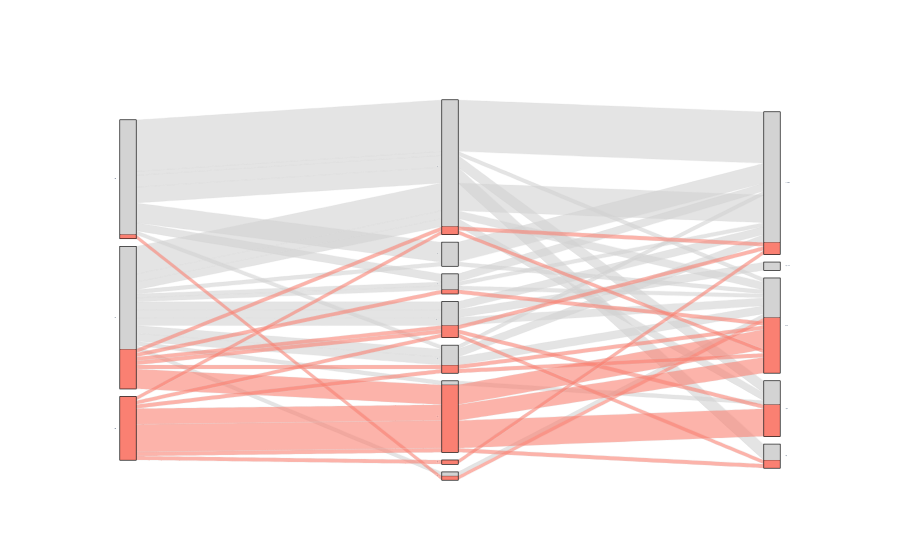

This figure's notebook cell:
### Code cell
# Link eqm dataframe with whether a study defined equity or not
# All studies with equity metrics do this
# Not always the case for non-equity metrics even
# if they say results have equity implications
eq_defs = dict(zip(sub_papers['doi'],
                   sub_papers['equity_defined_cat']))
eqm['eq_d'] = eqm['doi'].map(eq_defs)

eqm['eq_fair'] = 'Unclear'
eqm.loc[eqm['eq_d'] == 2,
        'eq_fair'] = 'Env. Justice'
eqm.loc[eqm['eq_d'] == 3,
        'eq_fair'] = 'Dist. Justice'

eqm['whom_dist_p'] = eqm['whom_dist'].copy()
eqm.loc[eqm['whom_dist'] == 'Zip Codes',
        'whom_dist_p'] = 'Small Census Areas'
eqm.loc[eqm['whom_dist'] == 'County',
        'whom_dist_p'] = 'Large Areas'

# 1) Equity in what
# 2) Equity for whom
# 3) Equity why
# Color by ethically grounded
import plotly.graph_objects as go


# Create dimensions
def_dim = go.parcats.Dimension(
    values=eqm['eq_fair'],
)

what_dim = go.parcats.Dimension(
    values=eqm['what_dist'].str[-3:],
)

whom_dim = go.parcats.Dimension(
    values=eqm['whom_dist_p'],
)


# Create parcats trace
color = np.where(eqm['meas_scale'] != 'Yes',
                  0, 1)
colorscale = [[0, '#D3D3D3'], [1, 'salmon']]

fig = go.Figure(data = [go.Parcats(dimensions=[def_dim,
                                               what_dim,
                                               whom_dim],
        line={'color': color,
              'colorscale': colorscale},
        hoveron='color', hoverinfo='count',
        tickfont={'size': 1, 'family': 'Times'},
        arrangement='freeform')]
              )
fig.update_layout(
    autosize=True)

fig.show()

### Figure 1 — Plotly figure (JSON) as saved in the notebook; plotly's stock layout.template omitted (floating-point values rounded to 4 significant figures)
{"data": [{"arrangement": "freeform", "dimensions": [{"values": ["Env. Justice", "Env. Justice", "Env. Justice", "Env. Justice", "Env. Justice", "Env. Justice", "Unclear", "Unclear", "Unclear", "Unclear", "Unclear", "Unclear", "Unclear", "Unclear", "Unclear", "Unclear", "Unclear", "Unclear", "Env. Justice", "Env. Justice", "Env. Justice", "Env. Justice", "Unclear", "Unclear", "Env. Justice", "Env. Justice", "Unclear", "Dist. Justice", "Dist. Justice", "Dist. Justice", "Dist. Justice", "Dist. Justice", "Dist. Justice", "Dist. Justice", "Env. Justice", "Env. Justice", "Unclear", "Dist. Justice", "Dist. Justice", "Unclear", "Dist. Justice", "Dist. Justice", "Dist. Justice", "Dist. Justice", "Dist. Justice", "Dist. Justice", "Unclear", "Unclear", "Unclear", "Unclear", "Env. Justice", "Unclear", "Env. Justice", "Env. Justice", "Dist. Justice", "Env. Justice", "Env. Justice", "Env. Justice", "Env. Justice", "Env. Justice", "Unclear", "Env. Justice", "Env. Justice", "Env. Justice", "Env. Justice", "Unclear", "Unclear", "Unclear", "Unclear", "Unclear", "Unclear", "Unclear", "Env. Justice", "Env. Justice", "Env. Justice", "Unclear", "Unclear", "Unclear", "Unclear", "Unclear", "Env. Justice", "Unclear"]}, {"values": ["ure", "nts", "nts", "ity", "nts", "ure", "isk", "isk", "isk", "isk", "ity", "isk", "ure", "ure", "ery", "isk", "ure", "its", "ure", "ure", "ure", "ure", "ure", "its", "ure", "ure", "isk", "its", "its", "its", "its", "its", "its", "its", "ure", "ure", "its", "ure", "ery", "ity", "isk", "its", "its", "its", "its", "its", "ity", "its", "its", "ery", "ure", "ery", "ery", "ity", "ing", "ure", "ure", "ure", "ure", "ure", "ure", "ure", "ure", "ure", "ure", "isk", "its", "ery", "ery", "ure", "ure", "ure", "nts", "ure", "nts", "ure", "ure", "act", "ure", "ure", "act", "nts"]}, {"values": ["Small Census Areas", "Small Census Areas", "Small Census Areas", "Small Census Areas", "Small Census Areas", "Small Census Areas", "Neighborhood", "Individuals", "Neighborhood", "Individuals", "Small Census Areas", "Small Census Areas", "Large Areas", "Small Census Areas", "Individuals", "Small Census Areas", "Individuals", "Individuals", "Regions", "Regions", "Large Areas", "Small Census Areas", "Small Census Areas", "Individuals", "Small Census Areas", "Small Census Areas", "Large Areas", "Large Areas", "Large Areas", "Large Areas", "Large Areas", "Large Areas", "Large Areas", "Large Areas", "Small Census Areas", "Small Census Areas", "Individuals", "Individuals", "Individuals", "Individuals", "Regions", "Regions", "Individuals", "Individuals", "Individuals", "Individuals", "Individuals", "Individuals", "Individuals", "Individuals", "Individuals", "Individuals", "Small Census Areas", "Small Census Areas", "Small Census Areas", "Small Census Areas", "Small Census Areas", "Small Census Areas", "Small Census Areas", "Small Census Areas", "Small Census Areas", "Large Areas", "Large Areas", "Regions", "Regions", "Small Census Areas", "Large Areas", "Small Census Areas", "Small Census Areas", "Small Census Areas", "Individuals", "Small Census Areas", "Small Census Areas", "Small Census Areas", "Small Census Areas", "Large Areas", "Small Census Areas", "Individuals", "Small Census Areas", "Small Census Areas", "Individuals", "Individuals"]}], "hoverinfo": "count", "hoveron": "color", "line": {"color": [0, 0, 0, 0, 0, 0, 0, 0, 0, 0, 0, 0, 0, 0, 0, 1, 0, 1, 0, 0, 0, 0, 0, 1, 0, 0, 1, 1, 1, 1, 1, 1, 1, 1, 0, 0, 1, 1, 1, 1, 1, 1, 1, 1, 1, 1, 0, 1, 1, 0, 0, 1, 0, 0, 1, 0, 0, 0, 0, 0, 1, 0, 0, 0, 0, 0, 0, 0, 0, 0, 0, 0, 0, 0, 0, 0, 0, 0, 0, 0, 1, 0], "colorscale": [[0, "#D3D3D3"], [1, "salmon"]]}, "tickfont": {"family": "Times", "size": 1}, "type": "parcats"}], "layout": {"autosize": true}}
